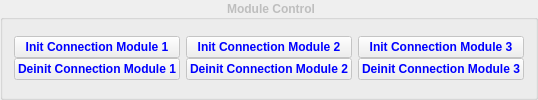
         <widget class="QGroupBox" name="groupBox_ModuleControls">
          <property name="enabled">
           <bool>false</bool>
          </property>
          <property name="styleSheet">
           <string notr="true">font:bold</string>
          </property>
          <property name="title">
           <string>Module Control</string>
          </property>
          <property name="alignment">
           <set>Qt::AlignCenter</set>
          </property>
          <layout class="QGridLayout" name="gridLayout_9">
           <property name="topMargin">
            <number>0</number>
           </property>
           <property name="bottomMargin">
            <number>0</number>
           </property>
           <property name="verticalSpacing">
            <number>0</number>
           </property>
           <item row="0" column="0">
            <layout class="QVBoxLayout" name="verticalLayout">
             <item>
              <widget class="QPushButton" name="pushButton_InitConnectionModule1">
               <property name="styleSheet">
                <string notr="true">color: blue</string>
               </property>
               <property name="text">
                <string>Init Connection Module 1</string>
               </property>
              </widget>
             </item>
             <item>
              <widget class="QPushButton" name="pushButton_DeinitConnectionModule1">
               <property name="styleSheet">
                <string notr="true">color: blue</string>
               </property>
               <property name="text">
                <string>Deinit Connection Module 1</string>
               </property>
              </widget>
             </item>
            </layout>
           </item>
           <item row="0" column="1">
            <layout class="QVBoxLayout" name="verticalLayout_2">
             <item>
              <widget class="QPushButton" name="pushButton_InitConnectionModule2">
               <property name="styleSheet">
                <string notr="true">color: blue</string>
               </property>
               <property name="text">
                <string>Init Connection Module 2</string>
               </property>
              </widget>
             </item>
             <item>
              <widget class="QPushButton" name="pushButton_DeinitConnectionModule2">
               <property name="styleSheet">
                <string notr="true">color: blue</string>
               </property>
               <property name="text">
                <string>Deinit Connection Module 2</string>
               </property>
              </widget>
             </item>
            </layout>
           </item>
           <item row="0" column="2">
            <layout class="QVBoxLayout" name="verticalLayout_3">
             <item>
              <widget class="QPushButton" name="pushButton_InitConnectionModule3">
               <property name="styleSheet">
                <string notr="true">color: blue</string>
               </property>
               <property name="text">
                <string>Init Connection Module 3</string>
               </property>
              </widget>
             </item>
             <item>
              <widget class="QPushButton" name="pushButton_DeinitConnectionModule3">
               <property name="styleSheet">
                <string notr="true">color: blue</string>
               </property>
               <property name="text">
                <string>Deinit Connection Module 3</string>
               </property>
              </widget>
             </item>
            </layout>
           </item>
          </layout>
         </widget>
